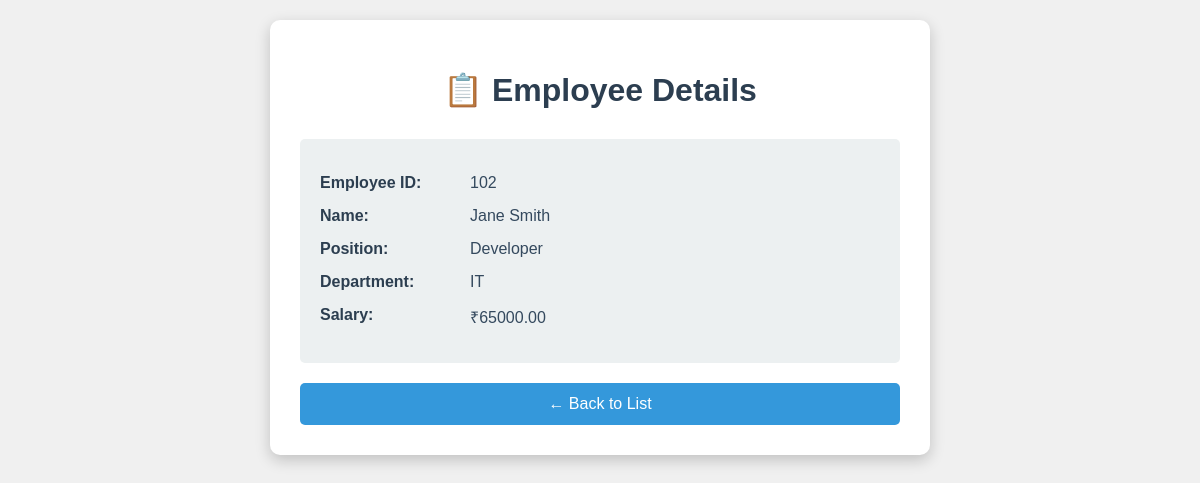
/employee/102/, run on the app's committed database.
### employees/models.py (models this page shows, shortened)
class Employee(models.Model):
    emp_id = models.IntegerField(unique=True)
    name = models.CharField(max_length=100)
    position = models.CharField(max_length=100)
    department = models.CharField(max_length=100)
    salary = models.DecimalField(max_digits=10, decimal_places=2)

### employees/views.py (the view)
# urls.py: path('employee/<int:emp_id>/', views.employee_detail, name='employee_detail'),
def employee_detail(request, emp_id):
    employee = Employee.objects.get(emp_id=emp_id)
    return render(request, 'employees/employee_detail.html', {'employee': employee})

### employees/templates/employees/employee_detail.html (shortened to what this page needs)
<!DOCTYPE html>
<html>
<head>
</head>
<body>
    <div class="container">
        <h1>📋 Employee Details</h1>
        <div class="detail-card">
            <div class="detail-row">
                <span class="label">Employee ID:</span>
                <span class="value">{{ employee.emp_id }}</span>
            </div>
            <div class="detail-row">
                <span class="label">Name:</span>
                <span class="value">{{ employee.name }}</span>
            </div>
            <div class="detail-row">
                <span class="label">Position:</span>
                <span class="value">{{ employee.position }}</span>
            </div>
            <div class="detail-row">
                <span class="label">Department:</span>
                <span class="value">{{ employee.department }}</span>
            </div>
            <div class="detail-row">
                <span class="label">Salary:</span>
                <span class="value">₹{{ employee.salary }}</span>
            </div>
        </div>
        <a href="{% url 'employee_list' %}" class="back-btn">← Back to List</a>
    </div>
</body>
</html>

### employees/templates/employees/employee_detail.html (style rules this page uses)
body { font-family: Arial; background: #f0f0f0; padding: 20px; margin: 0; }
.container { max-width: 600px; margin: 0 auto; background: white; padding: 30px; border-radius: 10px; box-shadow: 0 5px 15px rgba(0,0,0,0.2); }
h1 { color: #2c3e50; text-align: center; margin-bottom: 30px; }
.detail-card { background: #ecf0f1; padding: 20px; border-radius: 5px; margin: 20px 0; }
.detail-row { margin: 15px 0; display: flex; }
.label { font-weight: bold; color: #2c3e50; width: 150px; }
.value { color: #34495e; }
.back-btn { display: block; text-align: center; margin-top: 20px; padding: 12px; background: #3498db; color: white; text-decoration: none; border-radius: 5px; }

### data on the page
Employee: emp_id "102", name "Jane Smith", position "Developer", department "IT", salary "65000.00"
